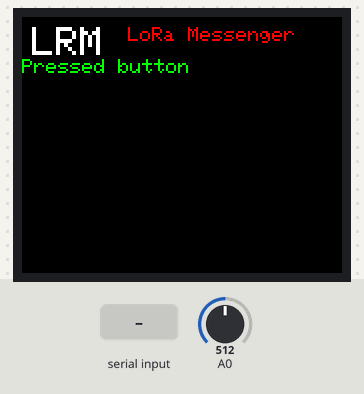
Recording of a sketch running on a simulated Arduino Uno, built with avr-gcc and run on an emulated ATmega328P. On the bench: 160×128 colour display. Inputs (shaded band) come from the test bench; at power-on: A0 = 512. The modem accepts every AT command (registered, SIM ready, sends succeed) and sends nothing else.

Above: at 1.4 s.
1.5 s: "RCV,1\n" received over Serial
At 3.5 s:
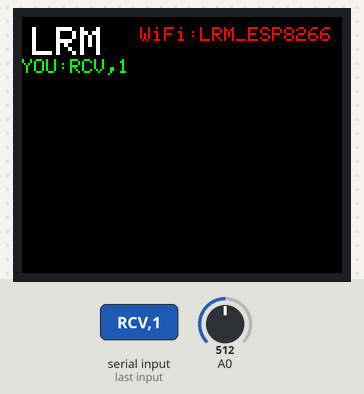
4.0 s: A0 set to 538
At 4.5 s:
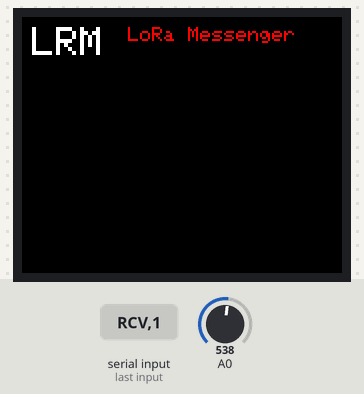
5.5 s: "RCV" received over Serial
At 7.7 s:
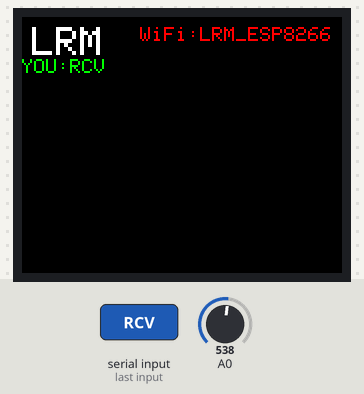
8.0 s: A0 set to 511
At 9.2 s:
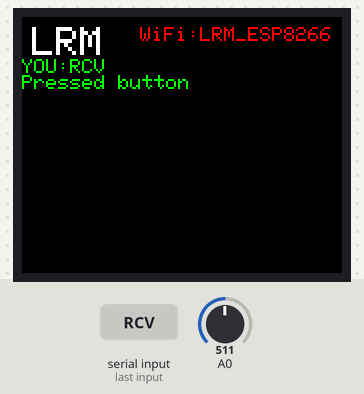
9.5 s: "90,45\n" received over Serial
At 11.1 s:
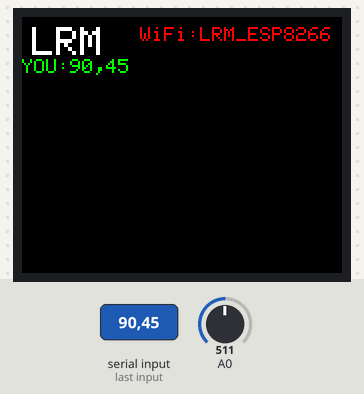
12.0 s: "90\n" received over Serial
At 13.7 s:
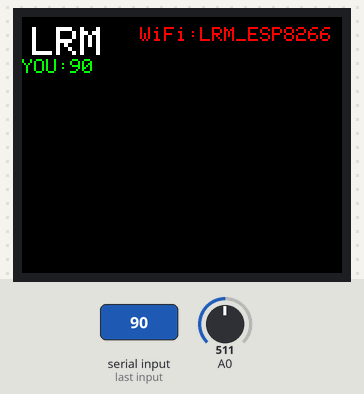
Timing chart, 0 to 15.2 s (numbered marks = the images above; inputs shaded):
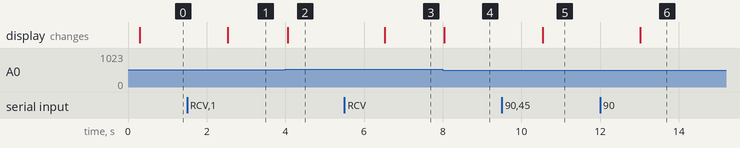

The sketch:

main.ino
```cpp
#include <SoftwareSerial.h>                           //we have to include the SoftwareSerial library, or else we can't use it
#include <Adafruit_GFX.h>    // Core graphics library
#include <Adafruit_ST7735.h> // Hardware-specific library for ST7735
#include <SPI.h>

#define rx 5                                          //LORA TX
#define tx 4                                          //LORA RX
#define TFT_CS     15
#define TFT_RST    16
#define TFT_DC     2

int buttonstat = 0;
int prevbutton = 0;
boolean buttonact = 0;                                  // 0: pressed     1: not pressed
boolean buttonactdel = 0;

String incomingString = "gg";
String PrStr;                                           // String used to print the incoming string after decoding it

SoftwareSerial myserial(rx, tx);                      //define how the soft serial port is going to work
Adafruit_ST7735 tft = Adafruit_ST7735(TFT_CS,  TFT_DC, TFT_RST);

void setup() {
  Serial.begin(115200);
  myserial.begin(115200);
  tft.initR(INITR_BLACKTAB);
  tft.setRotation(tft.getRotation()-1);
  tft.setCursor(5, 5);
  tft.fillScreen(ST77XX_BLACK);
  tft.setTextColor(ST77XX_WHITE);
  tft.setTextSize(2);
  tft.print("LRM");
  tft.setTextColor(ST77XX_RED);
  tft.setTextSize(1);
  tft.println("  LoRa Messenger");
  tft.println();
  delay(100);
}

void loop() {
  int sensorValue = analogRead(A0);
  //tft.println(sensorValue);
  delay(20);
  if(sensorValue < 100){
    buttonstat=0;}
  else if(sensorValue >= 100 && sensorValue <=240){
    buttonstat=1;}
  else if(sensorValue >= 350 && sensorValue <=520){
    buttonstat=2;}
  else if(sensorValue >= 520 && sensorValue <=700){
    buttonstat=3;}
  else if(sensorValue > 700){
    buttonstat=4;}

  if(buttonstat==prevbutton){buttonact=0;}
  else if(buttonstat != 0)
  {buttonact=1;
  String messStr = "AT+SEND=0,";              // messStr(AT COMMAND) is to be sent to the LoRa module to send the relavant data
  messStr += (incomingString.length()-2);
  messStr += ",";
  messStr += incomingString;
  myserial.print(messStr);
  tft.setTextColor(ST77XX_GREEN);
  tft.setTextSize(1);
  tft.println("Pressed button");
  if(buttonstat == 3){
  tft.setCursor(5, 5);
  tft.fillScreen(ST77XX_BLACK);
  tft.setTextColor(ST77XX_WHITE);
  tft.setTextSize(2);
  tft.print("LRM");
  tft.setTextColor(ST77XX_RED);
  tft.setTextSize(1);
  tft.println("  LoRa Messenger");
  tft.println();}
  tft.setTextColor(ST77XX_GREEN);
  tft.setTextSize(1);
  }

  if (Serial.available()){
        incomingString = Serial.readString();
          if(incomingString.length()>2){
          tft.setCursor(5, 5);
          tft.fillScreen(ST77XX_BLACK);
          tft.setTextColor(ST77XX_WHITE);
          tft.setTextSize(2);
          tft.print("LRM");
          tft.setTextColor(ST77XX_RED);
          tft.setTextSize(1);
          tft.println("   WiFi:LRM_ESP8266");
          tft.println();
          tft.setTextColor(ST77XX_GREEN);
          tft.setTextSize(1);
          tft.print("YOU:");
          String messStr = "AT+SEND=0,";              // messStr(AT COMMAND) is to be sent to the LoRa module to send the relavant data
          messStr += (incomingString.length()-2);
          messStr += ",";
          messStr += incomingString;
          myserial.print(messStr);
          tft.println(incomingString);
          }
    }
   //else if (buttonact == 1){
    //String messStr = "AT+SEND=0,2,hi";
     //     myserial.print(messStr);
         // tft.println(messStr);                      //debug mess
   //}
   else if (myserial.available()){                  // this will read the incomming data from the lora and decode it and print it on serial monitor
        incomingString = myserial.readString();
        String recTest = incomingString.substring(1,4);
        if(recTest == "RCV"){
        String messagesize;
        int addr_start = incomingString.indexOf(',');
        int addr_mid = incomingString.indexOf(',', addr_start + 1);
        messagesize = incomingString.substring(addr_start + 1, addr_mid);
        PrStr = incomingString.substring(addr_mid + 1, (addr_mid + 1 + messagesize.toInt()));
        tft.setTextColor(ST77XX_BLUE);
        tft.print("HIM: ");
        tft.println(PrStr);
        }
    }
  prevbutton = buttonstat;                          // assign value of button status to prevbutton used to detect button press
}
```

Measured:
- the behaviour switches between 520 and 521 on A0 (found by bisection; images 1 and 2)
- after the input at 1.5 s, the display: changes after 1.0 s (image 1)
- after the input at 4.0 s, the display: changes after 0.06 s (image 2)
- after the input at 5.5 s, the display: changes after 1.0 s (image 3)
- after the input at 8.0 s, the display: changes at once (image 4)
- after the input at 9.5 s, the display: changes after 1.0 s (image 5)
- after the input at 12.0 s, the display: changes after 1.0 s (image 6)
